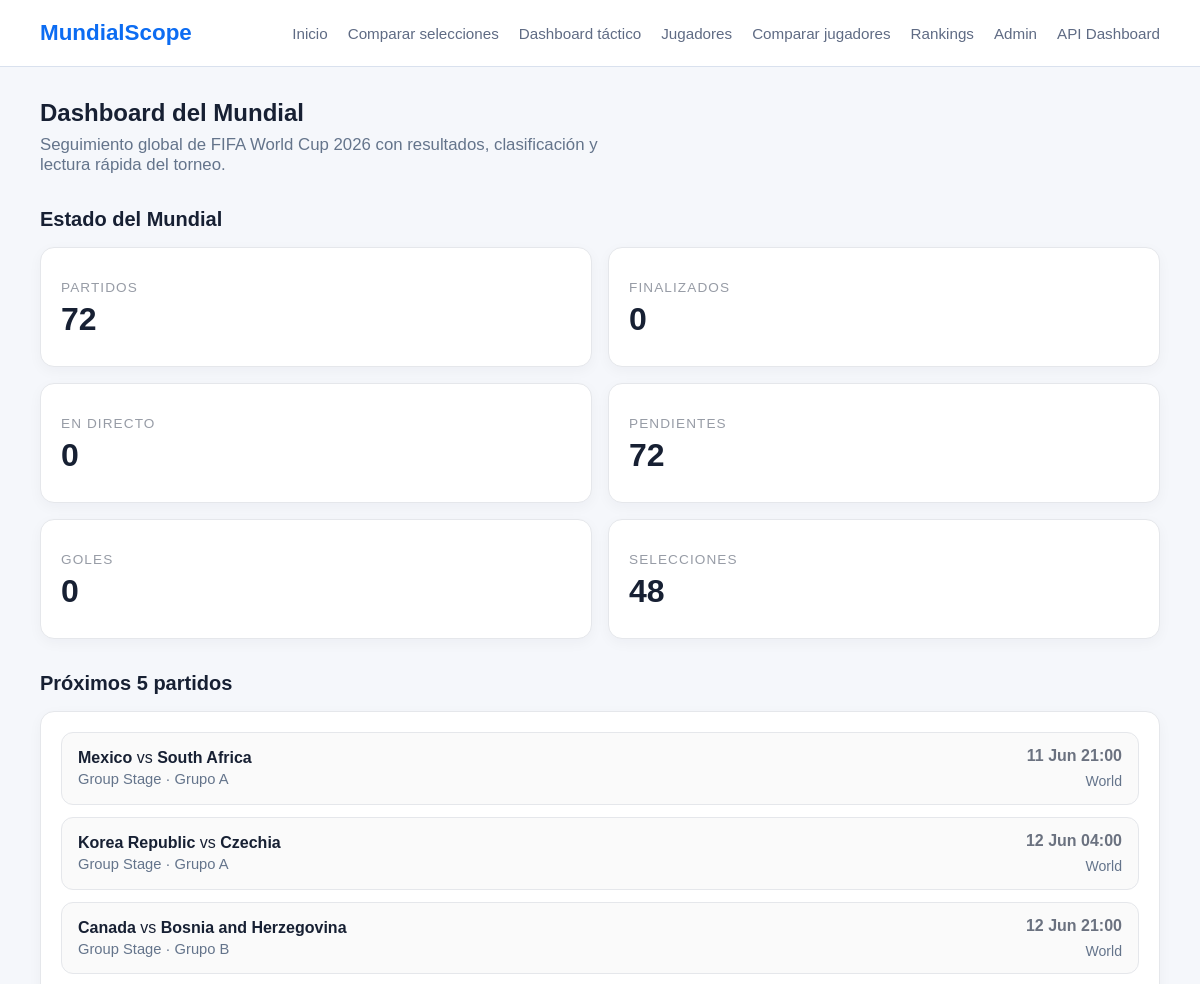
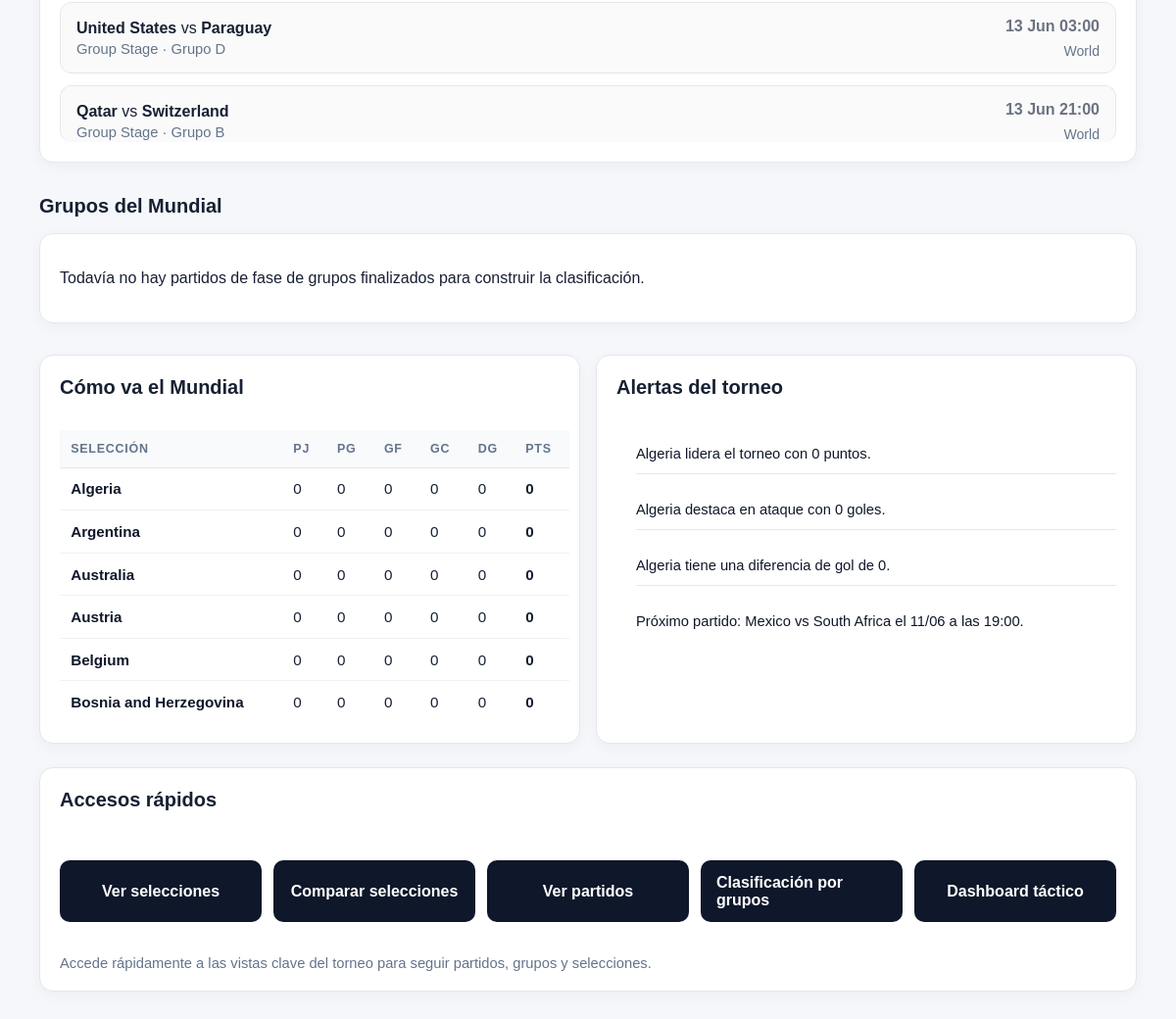
The page /matches/ on the database its author committed (2 pictures, top to bottom).
### matches/models.py (models this page shows, shortened)
class Tournament(models.Model):
    class TournamentType(models.TextChoices):
        WORLD_CUP = "world_cup", "World Cup"
        QUALIFIERS = "qualifiers", "Qualifiers"
        FRIENDLY = "friendly", "Friendly"
    name = models.CharField(max_length=150)
    year = models.PositiveIntegerField()
    host_country = models.CharField(max_length=100, blank=True)
    tournament_type = models.CharField(
        max_length=20,
        choices=TournamentType.choices,
        default=TournamentType.WORLD_CUP,
    )
    start_date = models.DateField(null=True, blank=True)
    end_date = models.DateField(null=True, blank=True)
    is_active = models.BooleanField(default=False)
    class Meta:
        ordering = ["-year", "name"]
        unique_together = ("name", "year")

class Match(models.Model):
    class Stage(models.TextChoices):
        GROUP = "group", "Group Stage"
        ROUND_OF_32 = "round_32", "Round of 32"
        ROUND_OF_16 = "round_16", "Round of 16"
        QUARTERFINAL = "quarterfinal", "Quarterfinal"
        SEMIFINAL = "semifinal", "Semifinal"
        THIRD_PLACE = "third_place", "Third Place"
        FINAL = "final", "Final"
    class Status(models.TextChoices):
        SCHEDULED = "scheduled", "Scheduled"
        LIVE = "live", "Live"
        FINISHED = "finished", "Finished"
        POSTPONED = "postponed", "Postponed"
        CANCELLED = "cancelled", "Cancelled"
    tournament = models.ForeignKey(
        "matches.Tournament",
        on_delete=models.CASCADE,
        related_name="matches",
    )
    home_team = models.ForeignKey(
        "teams.Team",
        on_delete=models.CASCADE,
        related_name="home_matches",
    )
    away_team = models.ForeignKey(
        "teams.Team",
        on_delete=models.CASCADE,
        related_name="away_matches",
    )
    stage = models.CharField(max_length=20, choices=Stage.choices)
    group = models.CharField(max_length=1, blank=True)
    match_date = models.DateTimeField()
    stadium = models.CharField(max_length=120, blank=True)
    city = models.CharField(max_length=100, blank=True)
    status = models.CharField(
        max_length=20,
        choices=Status.choices,
        default=Status.SCHEDULED,
    )
    home_score = models.PositiveIntegerField(default=0)
    away_score = models.PositiveIntegerField(default=0)
    external_id = models.CharField(max_length=100, blank=True, null=True, unique=True)
    class Meta:
        ordering = ["match_date"]

### teams/models.py (models this page shows, shortened)
class Team(models.Model):
    class Confederation(models.TextChoices):
        UEFA = "UEFA", "UEFA"
        CONMEBOL = "CONMEBOL", "CONMEBOL"
        CONCACAF = "CONCACAF", "CONCACAF"
        CAF = "CAF", "CAF"
        AFC = "AFC", "AFC"
        OFC = "OFC", "OFC"
    name = models.CharField(max_length=100, unique=True)
    fifa_code = models.CharField(max_length=3, unique=True)
    confederation = models.CharField(max_length=10, choices=Confederation.choices)
    coach = models.CharField(max_length=100, blank=True)
    fifa_ranking = models.PositiveIntegerField(null=True, blank=True)
    group = models.CharField(max_length=1, blank=True)
    primary_color = models.CharField(max_length=7, blank=True)
    secondary_color = models.CharField(max_length=7, blank=True)
    is_active = models.BooleanField(default=True)
    external_id = models.CharField(max_length=100, blank=True, null=True, unique=True)
    class Meta:
        ordering = ["name"]

### matches/views.py (the view)
# urls.py: path("", WorldCupDashboardView.as_view(), name="world-cup-dashboard"),
class WorldCupDashboardView(TemplateView):
    template_name = "matches/world_cup_dashboard.html"
    def get_context_data(self, **kwargs):
        context = super().get_context_data(**kwargs)
        context.update(get_dashboard_context())
        return context

### matches/dashboard_services.py (called while the page is built, shortened)
def get_active_world_cup():
    return Tournament.objects.filter(
        tournament_type=Tournament.TournamentType.WORLD_CUP,
        is_active=True,
    ).order_by("-year").first()

def get_upcoming_matches(tournament, limit=5):
    now = timezone.now()
    return Match.objects.filter(
        tournament=tournament,
        match_date__gte=now,
    ).select_related("home_team", "away_team").order_by("match_date")[:limit]

def build_group_tables(tournament):
    matches = Match.objects.filter(
        tournament=tournament,
        status=Match.Status.FINISHED,
        stage=Match.Stage.GROUP,
    ).select_related("home_team", "away_team").order_by("match_date")
    group_data = defaultdict(lambda: defaultdict(lambda: {
        "team": None,
        "played": 0,
        "wins": 0,
        "draws": 0,
        "losses": 0,
        "goals_for": 0,
        "goals_against": 0,
        "goal_difference": 0,
        "points": 0,
    }))
    tables = []
    return tables

def get_trend_rankings(top_teams, limit=4):
    return {
        "top_points": sorted(
            top_teams,
            key=lambda item: (-item["points"], -item["goal_difference"], -item["goals_for"], item["team"].name)
        )[:limit],
        "top_goals_for": sorted(
            top_teams,
            key=lambda item: (-item["goals_for"], -item["points"], item["team"].name)
        )[:limit],
        "top_goal_difference": sorted(
            top_teams,
            key=lambda item: (-item["goal_difference"], -item["points"], item["team"].name)
        )[:limit],
        "top_wins": sorted(
            top_teams,
            key=lambda item: (-item["wins"], -item["points"], item["team"].name)
        )[:limit],
    }

def get_dashboard_context():
    tournament = get_active_world_cup()
    top_teams = get_team_rankings(tournament)
    upcoming_matches = get_upcoming_matches(tournament)
    return {
        "tournament": tournament,
        "kpis": get_dashboard_kpis(tournament),
        "upcoming_matches": upcoming_matches,
        "group_tables": build_group_tables(tournament),
        "top_teams": top_teams[:6],
        "trend_rankings": get_trend_rankings(top_teams),
        "alerts": get_tournament_alerts(tournament, top_teams, upcoming_matches),
    }

### templates/matches/world_cup_dashboard.html (shortened to what this page needs)
{% extends "base.html" %}
{% block content %}
<section class="page-header">
    <h1>Dashboard del Mundial</h1>
    {% if tournament %}
        <p class="hero-text">
            Seguimiento global de {{ tournament.name }} {{ tournament.year }} con resultados, clasificación y lectura rápida del torneo.
        </p>
    {% else %}
        <p class="hero-text">
            No hay un Mundial activo configurado en este momento.
        </p>
    {% endif %}
</section>
{% if tournament %}
    <section class="dashboard-section">
        <div class="section-header">
            <h2>Estado del Mundial</h2>
        </div>
        <section class="content-grid dashboard-kpi-grid">
            <article class="card stat-card">
                <span class="stat-label">Partidos</span>
                <strong class="stat-value">{{ kpis.total_matches }}</strong>
            </article>
            <article class="card stat-card">
                <span class="stat-label">Finalizados</span>
                <strong class="stat-value">{{ kpis.finished_matches }}</strong>
            </article>
            <article class="card stat-card">
                <span class="stat-label">En directo</span>
                <strong class="stat-value">{{ kpis.live_matches }}</strong>
            </article>
            <article class="card stat-card">
                <span class="stat-label">Pendientes</span>
                <strong class="stat-value">{{ kpis.scheduled_matches }}</strong>
            </article>
            <article class="card stat-card">
                <span class="stat-label">Goles</span>
                <strong class="stat-value">{{ kpis.total_goals }}</strong>
            </article>
            <article class="card stat-card">
                <span class="stat-label">Selecciones</span>
                <strong class="stat-value">{{ kpis.total_teams }}</strong>
            </article>
        </section>
    </section>
    <section class="dashboard-section">
        <div class="section-header">
            <h2>Próximos 5 partidos</h2>
        </div>
        <article class="card">
            {% if upcoming_matches %}
                <div class="match-list">
                    {% for match in upcoming_matches %}
                        <a class="match-row" href="{% url 'matches:match-page-detail' match.pk %}">
                            <div>
                                <strong>{{ match.home_team.name }}</strong> vs <strong>{{ match.away_team.name }}</strong>
                                <p>{{ match.get_stage_display }}{% if match.group %} · Grupo {{ match.group }}{% endif %}</p>
                            </div>
                            <div class="match-meta">
                                <strong>{{ match.match_date|date:"d M H:i" }}</strong>
                                <span>{{ match.city|default:"Sede por confirmar" }}</span>
                            </div>
                        </a>
                    {% endfor %}
                </div>
            {% else %}
                <p>No hay próximos partidos disponibles.</p>
            {% endif %}
        </article>
    </section>
    <section class="dashboard-section group-section">
        <div class="section-header">
            <h2>Grupos del Mundial</h2>
        </div>
        {% if group_tables %}
            <div class="groups-grid">
                {% for table in group_tables %}
                    <article class="card">
                        <h3>Grupo {{ table.group }}</h3>
                        <table class="standings-table">
                            <thead>
                                <tr>
                                    <th>Equipo</th>
                                    <th>PJ</th>
                                    <th>PG</th>
                                    <th>PE</th>
                                    <th>PP</th>
                                    <th>GF</th>
                                    <th>GC</th>
                                    <th>DG</th>
                                    <th>Pts</th>
                                </tr>
                            </thead>
                            <tbody>
                                {% for row in table.rows %}
                                    <tr>
                                        <td>
                                            <a href="{% url 'teams:team-detail' row.team.pk %}">{{ row.team.name }}</a>
                                        </td>
                                        <td>{{ row.played }}</td>
                                        <td>{{ row.wins }}</td>
                                        <td>{{ row.draws }}</td>
                                        <td>{{ row.losses }}</td>
                                        <td>{{ row.goals_for }}</td>
                                        <td>{{ row.goals_against }}</td>
                                        <td>{{ row.goal_difference }}</td>
                                        <td><strong>{{ row.points }}</strong></td>
                                    </tr>
                                {% endfor %}
                            </tbody>
                        </table>
                    </article>
                {% endfor %}
            </div>
        {% else %}
            <div class="card">
                <p>Todavía no hay partidos de fase de grupos finalizados para construir la clasificación.</p>
            </div>
        {% endif %}
    </section>
    <section class="content-grid dashboard-secondary-grid">
        <article class="card">
            <div class="section-header">
                <h2>Cómo va el Mundial</h2>
            </div>
            {% if top_teams %}
                <table class="standings-table">
                    <thead>
                        <tr>
                            <th>Selección</th>
                            <th>PJ</th>
                            <th>PG</th>
                            <th>GF</th>
                            <th>GC</th>
                            <th>DG</th>
                            <th>Pts</th>
                        </tr>
                    </thead>
                    <tbody>
                        {% for row in top_teams %}
                            <tr>
                                <td>
                                    <a href="{% url 'teams:team-detail' row.team.pk %}">{{ row.team.name }}</a>
                                </td>
                                <td>{{ row.played }}</td>
                                <td>{{ row.wins }}</td>
                                <td>{{ row.goals_for }}</td>
                                <td>{{ row.goals_against }}</td>
                                <td>{{ row.goal_difference }}</td>
                                <td><strong>{{ row.points }}</strong></td>
                            </tr>
                        {% endfor %}
                    </tbody>
                </table>
            {% else %}
                <p>No hay suficientes datos para generar el ranking.</p>
            {% endif %}
        </article>
        <article class="card">
            <div class="section-header">
                <h2>Alertas del torneo</h2>
            </div>
            {% if alerts %}
                <ul class="team-list">
                    {% for alert in alerts %}
                        <li><span>{{ alert }}</span></li>
                    {% endfor %}
                </ul>
            {% else %}
                <p>Sin alertas relevantes por ahora.</p>
            {% endif %}
        </article>
    </section>
    <section class="dashboard-section">
        <article class="card quick-links-card">
            <div class="section-header">
                <h2>Accesos rápidos</h2>
            </div>
            <div class="quick-links">
                <a class="quick-link" href="{% url 'teams:team-list' %}">Ver selecciones</a>
                <a class="quick-link" href="{% url 'teams:team-compare' %}">Comparar selecciones</a>
                <a class="quick-link" href="{% url 'matches:match-page-list' %}">Ver partidos</a>
                <a class="quick-link" href="{% url 'matches:group-standings' %}">Clasificación por grupos</a>
                <a class="quick-link" href="{% url 'matches:tactical-dashboard' %}">Dashboard táctico</a>
            </div>
            <p class="helper-text">
                Accede rápidamente a las vistas clave del torneo para seguir partidos, grupos y selecciones.
            </p>
        </article>
    </section>
{% endif %}
{% endblock %}

### rows shown on the page
Tournament: name "FIFA World Cup", year "2026"
Match: home_team.name "Mexico", away_team.name "South Africa", stage "Group Stage", group "A", match_date "11 Jun 21:00", city "World"
Match: home_team.name "Korea Republic", away_team.name "Czechia", stage "Group Stage", group "A", match_date "12 Jun 04:00", city "World"
Match: home_team.name "Canada", away_team.name "Bosnia and Herzegovina", stage "Group Stage", group "B", match_date "12 Jun 21:00", city "World"
Match: home_team.name "United States", away_team.name "Paraguay", stage "Group Stage", group "D", match_date "13 Jun 03:00", city "World"
Match: home_team.name "Qatar", away_team.name "Switzerland", stage "Group Stage", group "B", match_date "13 Jun 21:00", city "World"
Team: team.name "Algeria", played "0", wins "0", goals_for "0", goals_against "0", goal_difference "0", points "0"
Team: team.name "Argentina", played "0", wins "0", goals_for "0", goals_against "0", goal_difference "0", points "0"
Team: team.name "Australia", played "0", wins "0", goals_for "0", goals_against "0", goal_difference "0", points "0"
Team: team.name "Austria", played "0", wins "0", goals_for "0", goals_against "0", goal_difference "0", points "0"
Team: team.name "Belgium", played "0", wins "0", goals_for "0", goals_against "0", goal_difference "0", points "0"
Team: team.name "Bosnia and Herzegovina", played "0", wins "0", goals_for "0", goals_against "0", goal_difference "0", points "0"

### other values the page prints
{{ kpis.total_matches }} "72"
{{ kpis.finished_matches }} "0"
{{ kpis.live_matches }} "0"
{{ kpis.scheduled_matches }} "72"
{{ kpis.total_goals }} "0"
{{ kpis.total_teams }} "48"
{{ alert }} "Algeria lidera el torneo con 0 puntos." "Algeria destaca en ataque con 0 goles." "Algeria tiene una diferencia de gol de 0." "Próximo partido: Mexico vs South Africa el 11/06 a las 19:00."
